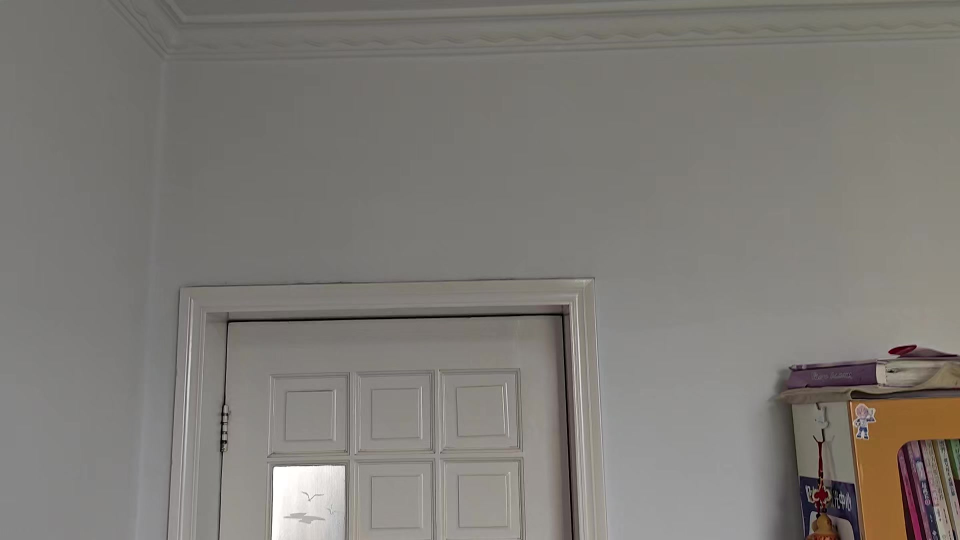
#> input picture backend/diagnostics_scan45_first.jpg, 1920 x 1080 px (shown at 1/2 size)
$ python make_contact_sheet.py .. out.png
#> lines starting #> are read from the running program, lines starting #| are printed output that depends on the picture
"""Generate a compact contact sheet for reconstruction input auditing."""

from __future__ import annotations

import argparse
from pathlib import Path

from PIL import Image, ImageDraw, ImageFont


def main() -> None:
    parser = argparse.ArgumentParser()
    parser.add_argument("input_dir", type=Path)
    parser.add_argument("output", type=Path)
    parser.add_argument("--columns", type=int, default=6)
    parser.add_argument("--samples", type=int, default=24)
    parser.add_argument("--width", type=int, default=320)
    args = parser.parse_args()

    files = sorted(
        [*args.input_dir.glob("*.jpg"), *args.input_dir.glob("*.jpeg"), *args.input_dir.glob("*.png")]
    )
    if not files:
        raise SystemExit(f"no images found in {args.input_dir}")
    count = min(max(args.samples, 1), len(files))
    indices = sorted({round(index * (len(files) - 1) / max(count - 1, 1)) for index in range(count)})
    selected = [files[index] for index in indices]

    label_height = 26
    thumb_height = round(args.width * 9 / 16)
    rows = (len(selected) + args.columns - 1) // args.columns
    sheet = Image.new("RGB", (args.columns * args.width, rows * (thumb_height + label_height)), "white")
#> sheet: PIL image 1920x206 RGB; every value is 255
    draw = ImageDraw.Draw(sheet)
    font = ImageFont.load_default()
    for slot, path in enumerate(selected):
        with Image.open(path) as source:
#> source is the input picture: PIL image 1920x1080 RGB; mean R, G, B 126.3, 123.3, 118.3
            image = source.convert("RGB")
            image.thumbnail((args.width, thumb_height))
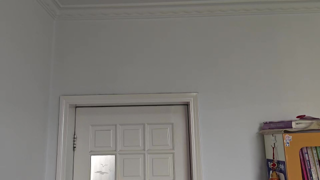
#> image: PIL image 320x180 RGB; mean R, G, B 126.3, 123.3, 118.3
            cell_x = (slot % args.columns) * args.width
            cell_y = (slot // args.columns) * (thumb_height + label_height)
            x = cell_x + (args.width - image.width) // 2
#> x = 0
            y = cell_y + (thumb_height - image.height) // 2
#> y = 0
            sheet.paste(image, (x, y))
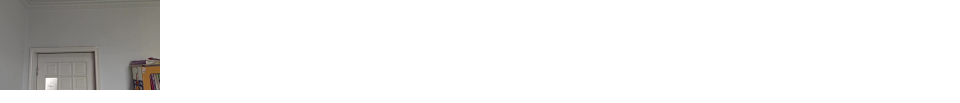
#> sheet: PIL image 1920x206 RGB (shown at 1/2 size); mean R, G, B 236.3, 235.8, 235.1
            draw.text((cell_x + 5, cell_y + thumb_height + 5), path.stem, fill="black", font=font)
#> pass 2 of the loop in main, `for slot, path in enumerate(selected):`:
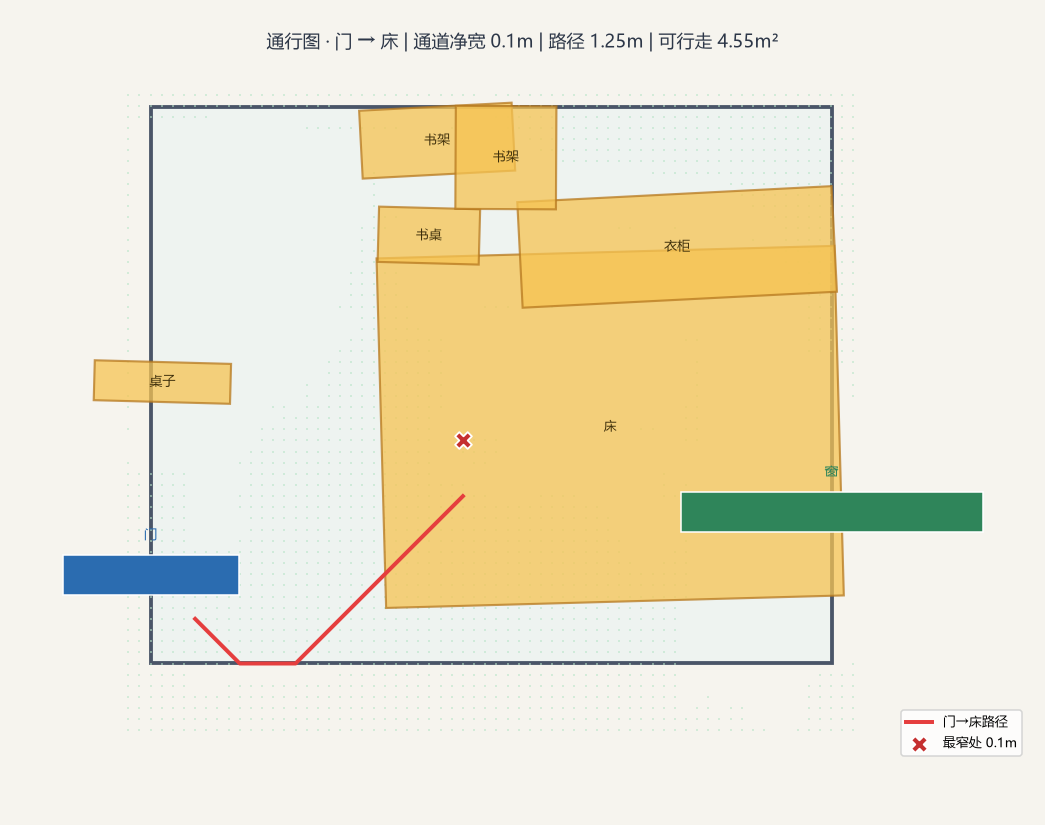
#> input picture backend/passage_plan_scan40.png, 1045 x 825 px
#> in main, source is the input picture: PIL image 1045x825 RGBA; mean R, G, B, A 236.8, 229.6, 205.7, 255
#> in main, `image.thumbnail((args.width, thumb_height))`:
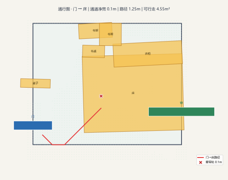
#> image: PIL image 228x180 RGB; mean R, G, B 236.8, 229.6, 205.7
#> in main, `sheet.paste(image, (x, y))`:
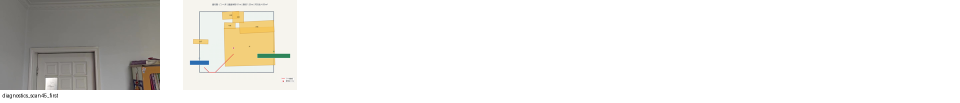
#> sheet: PIL image 1920x206 RGB (shown at 1/2 size); mean R, G, B 234.2, 233, 229.8
#> pass 3 of the loop in main, `for slot, path in enumerate(selected):`:
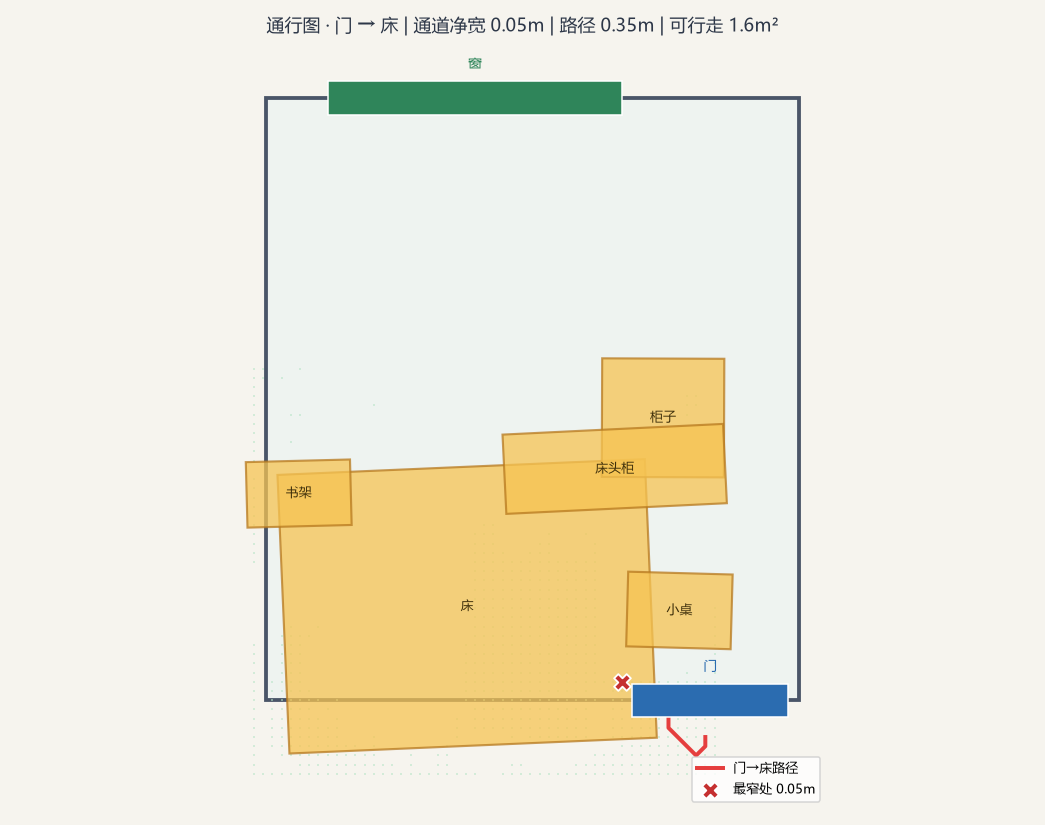
#> input picture backend/passage_plan_scan46.png, 1045 x 825 px
#> in main, source is the input picture: PIL image 1045x825 RGBA; mean R, G, B, A 238.2, 233.7, 216.2, 255
#> in main, `image.thumbnail((args.width, thumb_height))`:
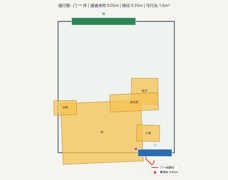
#> image: PIL image 228x180 RGB; mean R, G, B 238.3, 233.7, 216.2
#> in main, `sheet.paste(image, (x, y))`:
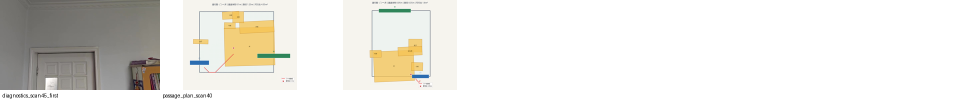
#> sheet: PIL image 1920x206 RGB (shown at 1/2 size); mean R, G, B 232.3, 230.7, 225.6

    args.output.parent.mkdir(parents=True, exist_ok=True)
    sheet.save(args.output, quality=92)
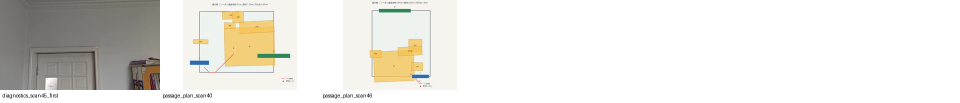
#> saved as out.png: PIL image 1920x206 RGB (shown at 1/2 size); mean R, G, B 232.2, 230.5, 225.5
    print(args.output)


if __name__ == "__main__":
    main()
